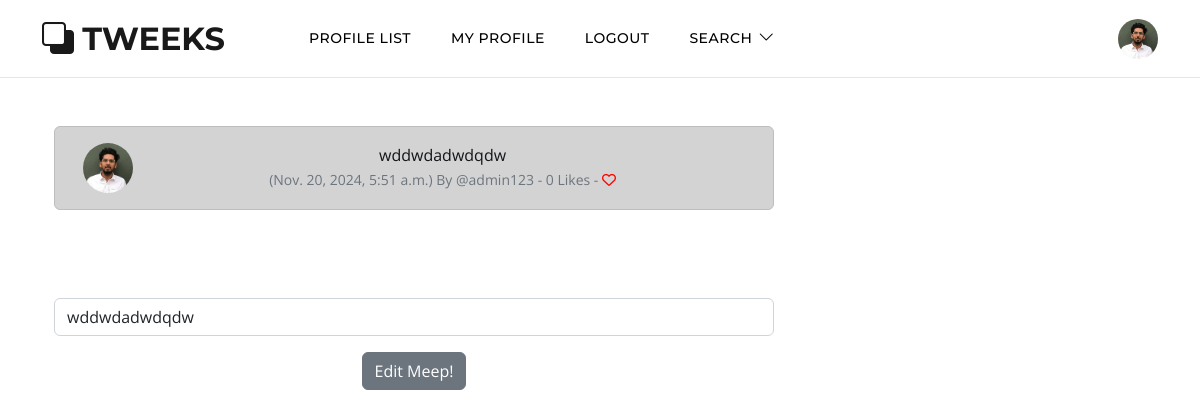
The app's page /edit_meep/16 (signed in) with its own data.
### appzz11/models.py (models this page shows, shortened)
class Profile(models.Model):
    user = models.OneToOneField(User, on_delete=models.CASCADE)
    follows = models.ManyToManyField("self", related_name="followed_by", symmetrical=False, blank=True)
    date_modified = models.DateTimeField(User, auto_now=True)
    profile_image = models.ImageField(null=True, blank=True, upload_to="images/" )
    profile_bio = models.CharField(null=True, blank=True, max_length=500)
    homepage_link = models.CharField(null=True, blank=True, max_length=100)
    facebook_link = models.CharField(null=True, blank=True, max_length=100)
    instagram_link = models.CharField(null=True, blank=True, max_length=100)
    linkedin_link = models.CharField(null=True, blank=True, max_length=100)

class Meep(models.Model):
    user = models.ForeignKey(User, related_name="meeps", on_delete=models.DO_NOTHING)
    body = models. CharField(max_length=200)
    created_at = models.DateTimeField(auto_now_add=True)
    likes = models.ManyToManyField(User, related_name="meep_like", blank=True)
    def number_of_likes(self):
        return self.likes.count()

### appzz11/views.py (the view)
# urls.py: path('edit_meep/<int:pk>', views.edit_meep, name="edit_meep"),
def edit_meep(request,pk):
	if request.user.is_authenticated:
		meep = get_object_or_404(Meep, id=pk)
		if request.user.username == meep.user.username:
			form = MeepForm(request.POST or None, instance=meep)
			if request.method == "POST":
				if form.is_valid():
					meep = form.save(commit=False)
					meep.user = request.user
					meep.save()
					messages.success(request, ("Your Meep Has Been Updated!"))
					return redirect('home')
			else:
				return render(request, "edit_meep.html", {'form':form, 'meep':meep})
		else:
			messages.success(request, ("You Don't Own That Meep!!"))
			return redirect('home')
	else:
		messages.success(request, ("Please Log In To Continue..."))
		return redirect('home')

### appzz11/forms.py
class MeepForm(forms.ModelForm):
    body = forms.CharField( required=True,
                           widget=forms.widgets.TextInput(attrs={
                               "placeholder" : "enter your tweet",
                               "class" : "form-control"
                           }),
                           label="",
                           )
    class Meta:
        model = Meep
        exclude = ("user", "likes")

### templates/edit_meep.html (shortened to what this page needs)
{% extends 'base.html' %}
{% load static %}
{% block content %}
	<div class="container text-center">
		<div class="row">
			<div class="col-8">
<br/>
		<div class="alert alert-dark" role="alert">
<div class="container">
	<div class="row">
		<div class="col-1">
		  {% if meep.user.profile.profile_image %}
				<img src="{{ meep.user.profile.profile_image.url }}" width=50 height=50 class="rounded-circle" alt="{{ profile.user.username }}">
				{% else %}
				<img src="{% static 'img1.jpg' %}" width=50 height=50 class="rounded-circle" alt="{{ profile.user.username }}">
				{% endif %}
		</div>
		<div class="col-11">
		  {{ meep.body }}<br/>
		  <small class="text-muted">
		  	({{ meep.created_at}}) By
		  	@{{ meep.user.username }}
		  	- {{ meep.number_of_likes }} Likes -
		  	{% if user in meep.likes.all %}
                <a href="{% url 'meep_like' meep.id %}">
                    <i class="fa-solid fa-heart" style="color:red"></i>
                </a>
		  	{% else %}
		  		<a href="{% url 'meep_like' meep.id %}">
		            <i class="fa fa-heart-o" style="color:red"></i>
		  		</a>
		  	{% endif %}
		  </small>
		</div><br/><br/>
			</div>
		</div>
	</div>
				<br/><br/><br/>
{% if form %}
<form  method=POST>
  	{{ form.as_p }}
  <button type="submit" class="btn btn-secondary">Edit Meep!</button>
</form>
{% endif %}
</div>
{% endblock %}

### templates/navbar.html (shortened to what this page needs)
{% load static %}
<nav class="navbar navbar-expand-lg">
  <div class="container">
    <a class="navbar-brand" href="{% url 'home' %}">
        <i class="bi-back"></i>
        <span>TWEEKS</span>
    </a>
    <div class="collapse navbar-collapse" id="navbarNav">
        <ul class="navbar-nav ms-lg-5 me-lg-auto">
          {% if user.is_authenticated %}
            <li class="nav-item">
                <a class="nav-link click-scroll" href="{% url 'profile_list' %}">Profile List</a>
            </li>
            <li class="nav-item">
                <a class="nav-link click-scroll"  href="{% url 'profile' request.user.id %}"> my Profile</a>
            </li>
            <li class="nav-item">
                <a class="nav-link click-scroll" href="{% url 'logout' %}"> Logout</a>
            </li>
          {% endif %}
            <li class="nav-item dropdown">
                <a class="nav-link dropdown-toggle" href="#" id="navbarLightDropdownMenuLink" role="button" data-bs-toggle="dropdown" aria-expanded="false">SEARCH</a>
            </li>
        </ul>
        {% if user.is_authenticated %}
          <div class="d-none d-lg-block">
            <a href="{% url 'profile' request.user.id %}" >
              {% if user.profile.profile_image %}
                <img src="{{ user.profile.profile_image.url }}" class="rounded-circle" height=40 width=40>
              {% else %}
                <img src="{% static 'img1.jpg' %}" class="img-fluid rounded-circle" alt="Profile Image" height=30 width=30>
              {% endif %}
            </a>
          </div>
        {% endif %}
    </div>
  </div>
</nav>

### static/css/templatemo-topic-listing.css (style rules this page uses)
:root { --white-color: #ffffff; --primary-color: #13547a; --secondary-color: #80d0c7; --section-bg-color: #f0f8ff; --custom-btn-bg-color: #80d0c7; --custom-btn-bg-hover-color: #13547a; --dark-color: #000000; --p-color: #717275; --border-color: #7fffd4; --link-hover-color: #13547a; --body-font-family: 'Open Sans', sans-serif; --title-font-family: 'Montserrat', sans-serif; --h1-font-size: 58px; --h2-font-size: 46px; --h3-font-size: 32px; --h4-font-size: 28px; --h5-font-size: 24px; --h6-font-size: 22px; --p-font-size: 20px; --menu-font-size: 14px; --btn-font-size: 18px; --copyright-font-size: 16px; --border-radius-large: 100px; --border-radius-medium: 20px; --border-radius-small: 10px; --font-weight-normal: 400; --font-weight-medium: 500; --font-weight-semibold: 600; --font-weight-bold: 700; }
body { background-color: var(--white-color); font-family: var(--body-font-family); }
p { color: var(--p-color); font-size: var(--p-font-size); font-weight: var(--font-weight-normal); }
ul li { color: var(--p-color); font-size: var(--p-font-size); font-weight: var(--font-weight-normal); }
a, button { touch-action: manipulation; transition: all 0.3s; }
a { display: inline-block; color: var(--primary-color); text-decoration: none; }
.navbar { background: transparent; border-bottom: 1px solid rgba(128, 208, 199, 0.35); z-index: 9; }
.navbar-brand, .navbar-brand:hover { font-size: var(--h3-font-size); font-weight: var(--font-weight-bold); display: block; }
.navbar-brand span { font-family: var(--title-font-family); }
.navbar-expand-lg .navbar-nav .nav-link { border-radius: var(--border-radius-large); margin: 10px; padding: 10px; }
.navbar-nav .nav-link { display: inline-block; color: var(--dark-color); font-family: var(--title-font-family); font-size: var(--menu-font-size); font-weight: var(--font-weight-medium); text-transform: uppercase; letter-spacing: 0.5px; position: relative; padding-top: 15px; padding-bottom: 15px; }
.navbar .dropdown-toggle::after { content: "\f282"; display: inline-block; font-family: bootstrap-icons !important; font-size: var(--copyright-font-size); font-style: normal; font-weight: normal !important; font-variant: normal; text-transform: none; line-height: 1; vertical-align: -.125em; -webkit-font-smoothing: antialiased; -moz-osx-font-smoothing: grayscale; position: relative; left: 2px; border: 0; }

### records on screen
Meep: user.profile.profile_image (picture), body "wddwdadwdqdw", created_at "Nov. 20, 2024, 5:51 a.m.", user.username "admin123", number_of_likes "0"
